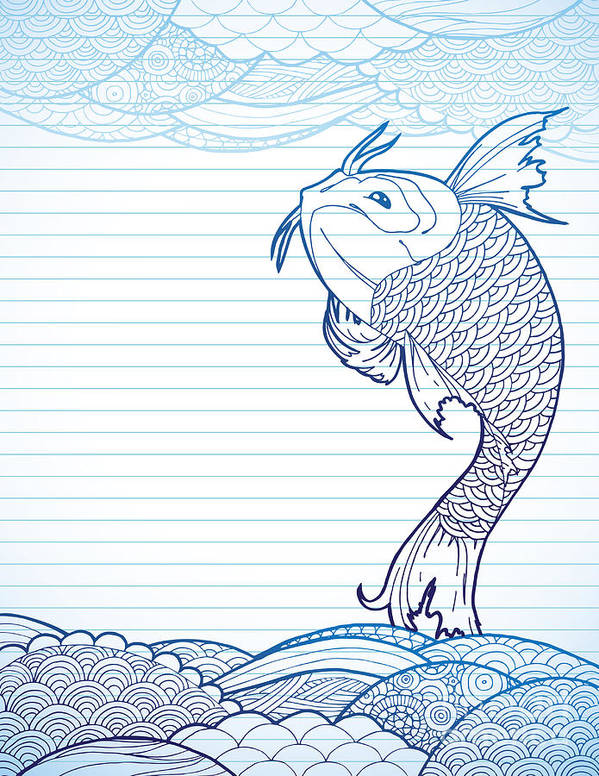
#> input picture classwork/pic/fish.jpg, 599 x 776 px, found by its file name
$ python LaplacianAndSobel.py
#> lines starting #> are read from the running program, lines starting #| are printed output that depends on the picture
import numpy as np
import cv2 as cv

img = cv.imread('pic/fish.jpg', cv.IMREAD_GRAYSCALE)
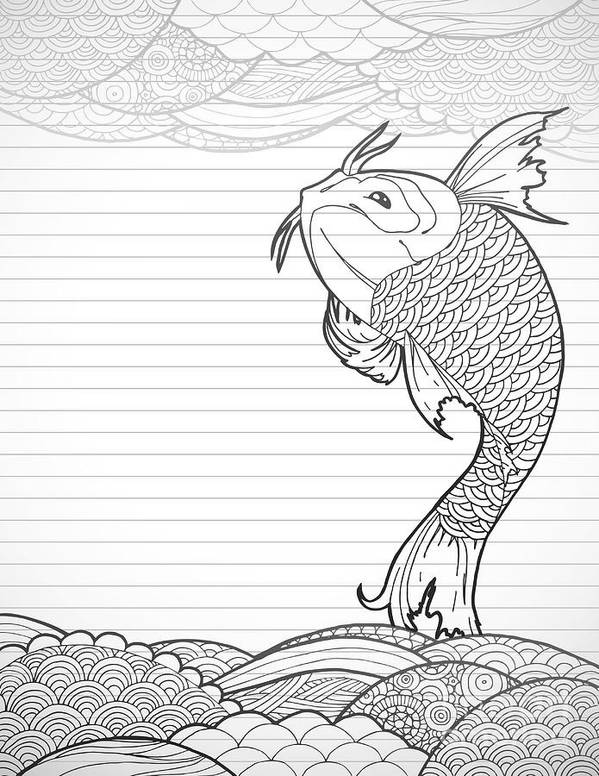
#> img: shape (776, 599); min 0, max 255, mean 226.4

laplacian = cv.Laplacian(img, cv.CV_64F)
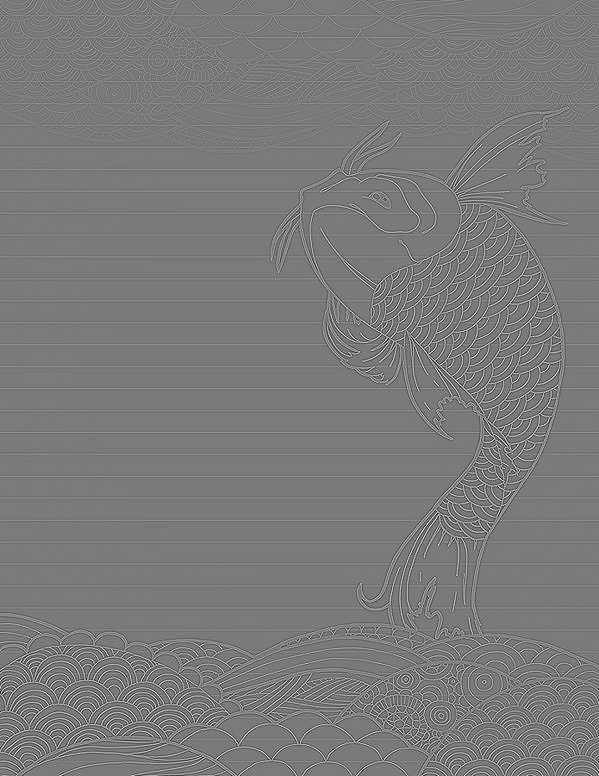
#> laplacian: shape (776, 599) float64; min -712, max 776, mean 0; drawn with min black and max white
sobelx = cv.Sobel(img, cv.CV_64F,1,0,ksize=5)
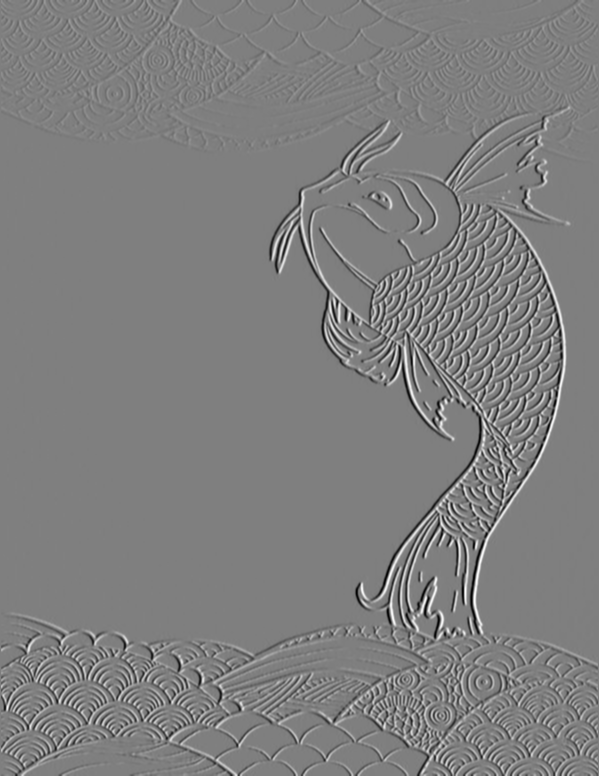
#> sobelx: shape (776, 599) float64; min -11231, max 11267, mean 0.4; drawn with min black and max white
sobely = cv.Sobel(img, cv.CV_64F,0,1,ksize=5)
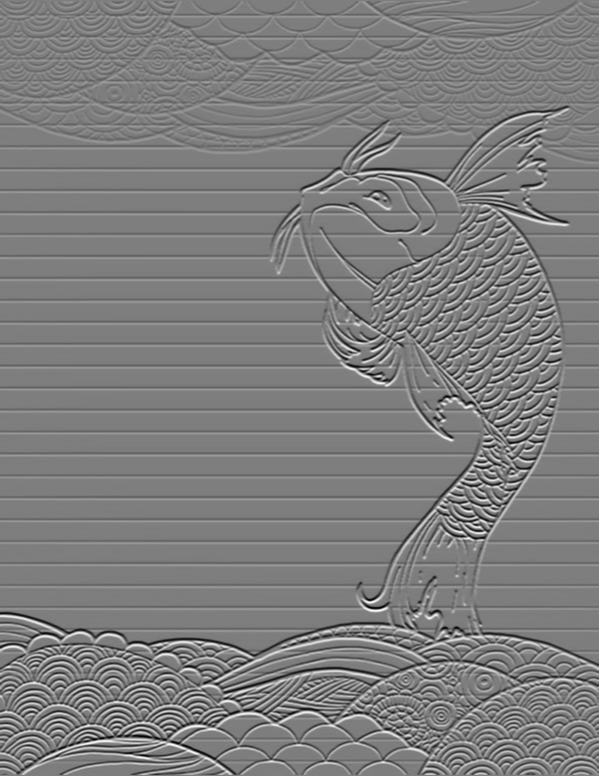
#> sobely: shape (776, 599) float64; min -10713, max 10954, mean -5.5; drawn with min black and max white

print("[Input] type:",img.dtype)
#| [Input] type: uint8
print('[Laplacian] type:', laplacian.dtype)
#| [Laplacian] type: float64
print('[Sobel X] type:',sobelx.dtype)
#| [Sobel X] type: float64
print('[Sobel Y] type:',sobely.dtype)
#| [Sobel Y] type: float64

laplacian = cv.normalize(laplacian, None, 0, 255, cv.NORM_MINMAX, cv.CV_8U)
sobelx = cv.normalize(sobelx, None, 0, 255, cv.NORM_MINMAX, cv.CV_8U )
sobely = cv.normalize(sobely, None, 0, 255, cv.NORM_MINMAX, cv.CV_8U )

cv.imwrite('laplacian.png',laplacian)

cv.imwrite('sobelx.png',sobelx)
cv.imwrite('sobely.png',sobely)
